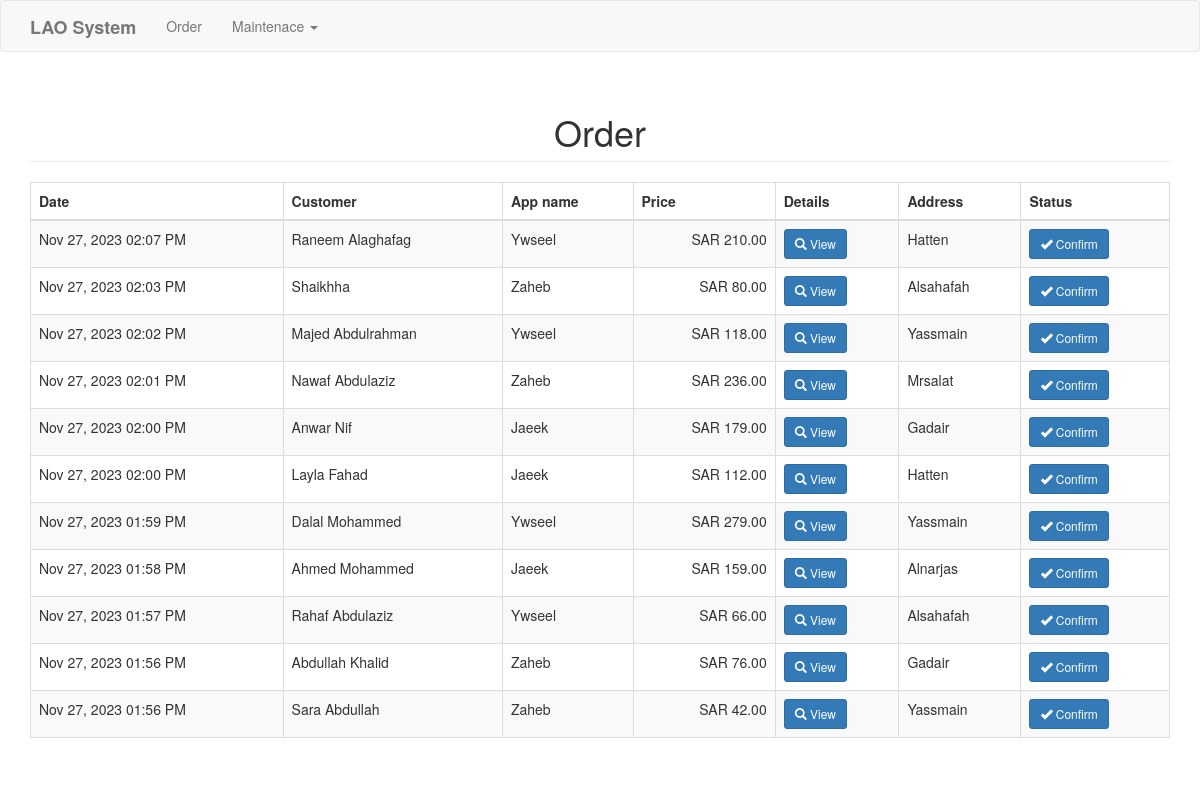
Screenshot of /ordersimple/sales.php with the database file from the repository.
### tables this page shows
CREATE TABLE `purchase` (
  `purchaseid` int(11) NOT NULL,
  `AppName` varchar(255) DEFAULT NULL,
  `customer` varchar(50) NOT NULL,
  `total` double NOT NULL,
  `date_purchase` datetime NOT NULL,
  `address` varchar(255) NOT NULL,
  `STATUS` varchar(10) DEFAULT NULL
);

### ordersimple/sales.php (shortened to what this page needs)
<?php include('header.php'); ?>
<body>
<?php include('navbar.php'); ?>
<div class="container">
	<h1 class="page-header text-center">Order</h1>
	<table class="table table-striped table-bordered">
		<thead>
			<th>Date</th>
			<th>Customer</th>
			<th>App name</th>
			<th>Price</th>
			<th>Details</th>
			<th>Address</th>
			<th>Status</th>
		</thead>
		<tbody>
			<?php
				$sql="select * from purchase order by purchaseid desc";
				$query=$conn->query($sql);
				while($row=$query->fetch_array()){
					?>
					<tr>
						<td><?php echo date('M d, Y h:i A', strtotime($row['date_purchase'])) ?></td>
						<td><?php echo $row['customer']; ?></td>
						<td><?php echo $row['AppName']; ?></td>
						<td class="text-right">SAR <?php echo number_format($row['total'], 2); ?></td>
						<td><a href="#details<?php echo $row['purchaseid']; ?>" data-toggle="modal" class="btn btn-primary btn-sm"><span class="glyphicon glyphicon-search"></span> View </a>
							<td><?php echo $row['address']; ?></td>
						</td>
						<?php if($row['STATUS'] == null){?>
						<td><a href="#confirmOrder<?php echo $row['purchaseid']; ?>" data-toggle="modal" class="btn btn-primary btn-sm"><span class="glyphicon glyphicon-ok"></span> Confirm </a>
						<?php }else{ ?>
						<td> Confirmed </td>
						<?php } ?>
						</td>
					</tr>
					<?php
				}
			?>
		</tbody>
	</table>
</div>
</body>
</html>

### rows the page displays
purchase: date_purchase "Nov 27, 2023 02:07 PM", customer "Raneem Alaghafag", AppName "Ywseel", total "210.00", address "Hatten"
purchase: date_purchase "Nov 27, 2023 02:03 PM", customer "Shaikhha", AppName "Zaheb", total "80.00", address "Alsahafah"
purchase: date_purchase "Nov 27, 2023 02:02 PM", customer "Majed Abdulrahman", AppName "Ywseel", total "118.00", address "Yassmain"
purchase: date_purchase "Nov 27, 2023 02:01 PM", customer "Nawaf Abdulaziz", AppName "Zaheb", total "236.00", address "Mrsalat"
purchase: date_purchase "Nov 27, 2023 02:00 PM", customer "Anwar Nif", AppName "Jaeek", total "179.00", address "Gadair"
purchase: date_purchase "Nov 27, 2023 02:00 PM", customer "Layla Fahad", AppName "Jaeek", total "112.00", address "Hatten"
purchase: date_purchase "Nov 27, 2023 01:59 PM", customer "Dalal Mohammed", AppName "Ywseel", total "279.00", address "Yassmain"
purchase: date_purchase "Nov 27, 2023 01:58 PM", customer "Ahmed Mohammed", AppName "Jaeek", total "159.00", address "Alnarjas"
purchase: date_purchase "Nov 27, 2023 01:57 PM", customer "Rahaf Abdulaziz", AppName "Ywseel", total "66.00", address "Alsahafah"
purchase: date_purchase "Nov 27, 2023 01:56 PM", customer "Abdullah Khalid", AppName "Zaheb", total "76.00", address "Gadair"
purchase: date_purchase "Nov 27, 2023 01:56 PM", customer "Sara Abdullah", AppName "Zaheb", total "42.00", address "Yassmain"
